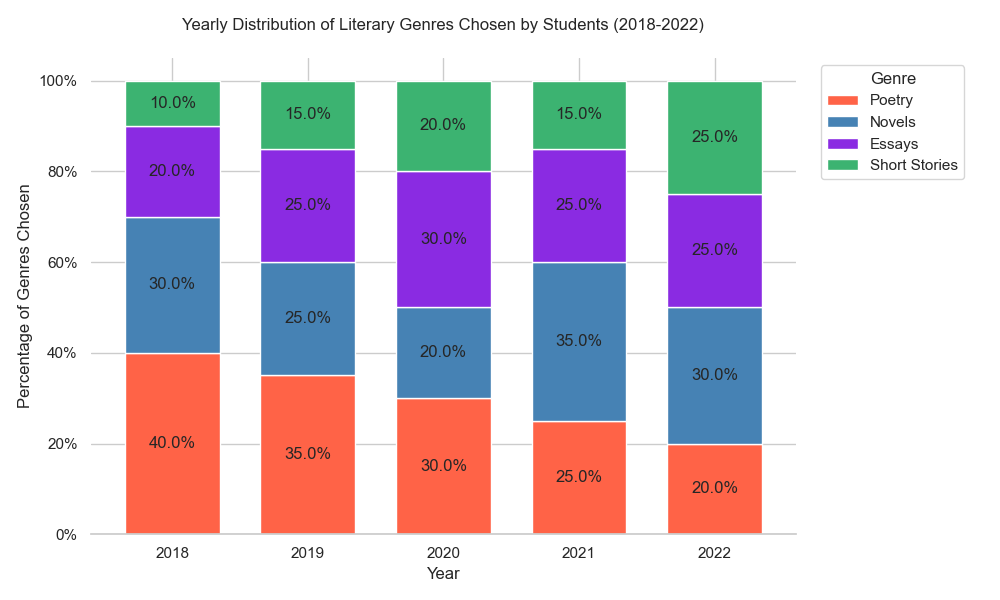

This chart was generated by the following Python code:

import pandas as pd
import seaborn as sns
import matplotlib.pyplot as plt
from matplotlib.ticker import FixedFormatter

# Creating the dataframe
data = {
    'Year': ['2018', '2019', '2020', '2021', '2022'],
    'Poetry': [40, 35, 30, 25, 20],
    'Novels': [30, 25, 20, 35, 30],
    'Essays': [20, 25, 30, 25, 25],
    'Short Stories': [10, 15, 20, 15, 25]
}
df = pd.DataFrame(data)
df.set_index('Year', inplace=True)

# Convert to percentages
df_percentage = df.div(df.sum(axis=1), axis=0) * 100

# Starting the stackplot
fig, ax = plt.subplots(figsize=(10, 6))
df_percentage.plot(kind='bar', stacked=True, width=0.7, color=['#FF6347', '#4682B4', '#8A2BE2', '#3CB371'], ax=ax)

# Adding the percentage labels on each bar
for c in ax.containers:
    labels = [f'{w:.1f}%' for w in c.datavalues]
    ax.bar_label(c, labels=labels, label_type='center')

ax.set_ylabel('Percentage of Genres Chosen')
ax.set_xlabel('Year')
ax.set_title('Yearly Distribution of Literary Genres Chosen by Students (2018-2022)', pad=20)
ax.yaxis.set_major_formatter(FixedFormatter(['0%', '20%', '40%', '60%', '80%', '100%']))

plt.xticks(rotation=0)
plt.legend(title='Genre', loc='upper right', bbox_to_anchor=(1.25, 1))
sns.despine(left=True)

plt.tight_layout()
plt.show()
